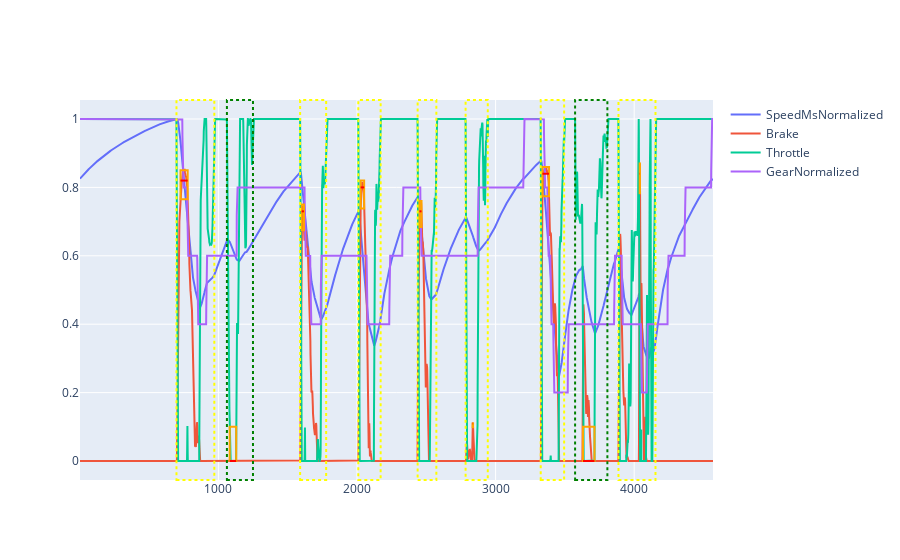

This figure's notebook cell:
### Code cell
def get_average(df, start_i, end_i, column="Brake", max=True):
    search_df = df[start_i:end_i]

    if max:
        high = abs(round(search_df[column].max(), 2))
        low = high * 0.9
        start = search_df[search_df[column] > low].index.min()
        end = search_df[search_df[column] > low].index.max()
        average = search_df[search_df[column] > low][column].mean()
    else:
        low = abs(round(search_df[column].min(), 2))
        high = low * 1.1
        if low <= 0.1:
            high = 0.1
        start = search_df[search_df[column] < high].index.min()
        end = search_df[search_df[column] < high].index.max()
        average = search_df[search_df[column] < high][column].mean()

    if np.isnan(average):
        raise Exception("average is NaN")

    return {
        "high": high,
        "low": low,
        "avg_start": start,
        "avg_end": end,
        "average": round(average, 2),
    }


fig = lap_fig(df)
segments = []
for i in range(0, len(throttle_changes), 2):
    start_i = throttle_changes[i]
    end_i = throttle_changes[i + 1]
    # find the closest number in the brake_idx array

    brake_i = brake_changes[np.abs(brake_changes - start_i).argmin()]
    # how far is the brake_idx from the start_idx
    distance = np.abs(brake_i - start_i)
    segment = {
        "type": "brake",
        "seg_start": start_i,
        "seg_end": end_i,
        "color": "yellow",
    }
    if distance > 20:
        segment["type"] = "throttle"
        segment["color"] = "green"
        # we are not braking in this segment
        segment["start"] = start_i
        segment["end"] = end_i

        avg_data = get_average(df, start_i, end_i, column="Throttle", max=False)
        segment |= avg_data
    else:
        # search back 20 meters to find the start of the brake
        search_start = brake_i - 20
        if search_start < 0:
            search_start = 0
        search_df = df[search_start:brake_i]
        min = search_df["Brake"].min()
        brake_start_i = search_df[search_df["Brake"] == min].index.max()
        segment["start"] = brake_start_i

        search_df = df[brake_start_i:end_i]
        brake_end_i = search_df[search_df["Brake"] > min].index.max()
        segment["end"] = brake_end_i

        # find the max brake value
        avg_data = get_average(df, brake_i, end_i)
        segment |= avg_data

    fig.add_shape(
        type="rect",
        xref="x",
        yref="y",
        x0=df["DistanceRoundTrack"][avg_data["avg_start"]],
        y0=avg_data["low"],
        x1=df["DistanceRoundTrack"][avg_data["avg_end"]],
        y1=avg_data["high"],
        line=dict(color="orange", width=2),
    )

    fig.add_shape(
        type="line",
        xref="x",
        yref="y",
        x0=df["DistanceRoundTrack"][avg_data["avg_start"]],
        y0=avg_data["average"],
        x1=df["DistanceRoundTrack"][avg_data["avg_end"]],
        y1=avg_data["average"],
        line=dict(color="red", width=2),
    )

    fig.add_shape(
        type="rect",
        xref="x",
        yref="paper",
        x0=df["DistanceRoundTrack"][segment["seg_start"]],
        y0=0,
        x1=df["DistanceRoundTrack"][segment["seg_end"]],
        y1=1,
        line=dict(color=segment["color"], width=2, dash="dot"),
    )
    # get lowest gear in this segment
    segment["gear"] = df["Gear"][segment["seg_start"] : segment["seg_end"]].min()
    segment["speed"] = df["SpeedMs"][segment["seg_start"] : segment["seg_end"]].min()
    segments.append(segment)
fig.show()
pd.DataFrame(segments)

### Figure 1 — Plotly figure (JSON) as saved in the notebook; plotly's stock layout.template omitted (floating-point values rounded to 4 significant figures; data arrays with more than 128 entries replaced by an {"elided": "..."} marker saying what was removed)
{"data": [{"marker": {"size": 2}, "name": "SpeedMsNormalized", "type": "scatter", "x": {"elided": "4568 float values"}, "y": {"elided": "4568 float values"}}, {"marker": {"size": 1}, "name": "Brake", "type": "scatter", "x": {"elided": "4568 float values"}, "y": {"elided": "4568 float values"}}, {"marker": {"size": 1}, "name": "Throttle", "type": "scatter", "x": {"elided": "4568 float values"}, "y": {"elided": "4568 float values"}}, {"marker": {"size": 1}, "name": "GearNormalized", "type": "scatter", "x": {"elided": "4568 float values"}, "y": {"elided": "4568 float values"}}], "layout": {"shapes": [{"line": {"color": "orange", "width": 2}, "type": "rect", "x0": 726.3, "x1": 778.3, "xref": "x", "y0": 0.765, "y1": 0.85, "yref": "y"}, {"line": {"color": "red", "width": 2}, "type": "line", "x0": 726.3, "x1": 778.3, "xref": "x", "y0": 0.82, "y1": 0.82, "yref": "y"}, {"line": {"color": "yellow", "dash": "dot", "width": 2}, "type": "rect", "x0": 697.3, "x1": 970.3, "xref": "x", "y0": 0, "y1": 1, "yref": "paper"}, {"line": {"color": "orange", "width": 2}, "type": "rect", "x0": 1081.0, "x1": 1128.0, "xref": "x", "y0": 0, "y1": 0.1, "yref": "y"}, {"line": {"color": "red", "width": 2}, "type": "line", "x0": 1081.0, "x1": 1128.0, "xref": "x", "y0": 0, "y1": 0, "yref": "y"}, {"line": {"color": "green", "dash": "dot", "width": 2}, "type": "rect", "x0": 1061.0, "x1": 1249.0, "xref": "x", "y0": 0, "y1": 1, "yref": "paper"}, {"line": {"color": "orange", "width": 2}, "type": "rect", "x0": 1600.0, "x1": 1617.0, "xref": "x", "y0": 0.675, "y1": 0.75, "yref": "y"}, {"line": {"color": "red", "width": 2}, "type": "line", "x0": 1600.0, "x1": 1617.0, "xref": "x", "y0": 0.73, "y1": 0.73, "yref": "y"}, {"line": {"color": "yellow", "dash": "dot", "width": 2}, "type": "rect", "x0": 1589.0, "x1": 1777.0, "xref": "x", "y0": 0, "y1": 1, "yref": "paper"}, {"line": {"color": "orange", "width": 2}, "type": "rect", "x0": 2026.0, "x1": 2051.0, "xref": "x", "y0": 0.738, "y1": 0.82, "yref": "y"}, {"line": {"color": "red", "width": 2}, "type": "line", "x0": 2026.0, "x1": 2051.0, "xref": "x", "y0": 0.8, "y1": 0.8, "yref": "y"}, {"line": {"color": "yellow", "dash": "dot", "width": 2}, "type": "rect", "x0": 2009.0, "x1": 2170.0, "xref": "x", "y0": 0, "y1": 1, "yref": "paper"}, {"line": {"color": "orange", "width": 2}, "type": "rect", "x0": 2450.0, "x1": 2465.0, "xref": "x", "y0": 0.684, "y1": 0.76, "yref": "y"}, {"line": {"color": "red", "width": 2}, "type": "line", "x0": 2450.0, "x1": 2465.0, "xref": "x", "y0": 0.73, "y1": 0.73, "yref": "y"}, {"line": {"color": "yellow", "dash": "dot", "width": 2}, "type": "rect", "x0": 2437.0, "x1": 2572.0, "xref": "x", "y0": 0, "y1": 1, "yref": "paper"}, {"line": {"color": "orange", "width": 2}, "type": "rect", "x0": 2835.0, "x1": 2838.0, "xref": "x", "y0": 0.099, "y1": 0.11, "yref": "y"}, {"line": {"color": "red", "width": 2}, "type": "line", "x0": 2835.0, "x1": 2838.0, "xref": "x", "y0": 0.11, "y1": 0.11, "yref": "y"}, {"line": {"color": "yellow", "dash": "dot", "width": 2}, "type": "rect", "x0": 2784.0, "x1": 2944.0, "xref": "x", "y0": 0, "y1": 1, "yref": "paper"}, {"line": {"color": "orange", "width": 2}, "type": "rect", "x0": 3338.0, "x1": 3386.0, "xref": "x", "y0": 0.774, "y1": 0.86, "yref": "y"}, {"line": {"color": "red", "width": 2}, "type": "line", "x0": 3338.0, "x1": 3386.0, "xref": "x", "y0": 0.84, "y1": 0.84, "yref": "y"}, {"line": {"color": "yellow", "dash": "dot", "width": 2}, "type": "rect", "x0": 3326.0, "x1": 3495.0, "xref": "x", "y0": 0, "y1": 1, "yref": "paper"}, {"line": {"color": "orange", "width": 2}, "type": "rect", "x0": 3631.0, "x1": 3714.0, "xref": "x", "y0": 0, "y1": 0.1, "yref": "y"}, {"line": {"color": "red", "width": 2}, "type": "line", "x0": 3631.0, "x1": 3714.0, "xref": "x", "y0": 0, "y1": 0, "yref": "y"}, {"line": {"color": "green", "dash": "dot", "width": 2}, "type": "rect", "x0": 3574.0, "x1": 3807.0, "xref": "x", "y0": 0, "y1": 1, "yref": "paper"}, {"line": {"color": "orange", "width": 2}, "type": "rect", "x0": 4040.0, "x1": 4042.0, "xref": "x", "y0": 0.783, "y1": 0.87, "yref": "y"}, {"line": {"color": "red", "width": 2}, "type": "line", "x0": 4040.0, "x1": 4042.0, "xref": "x", "y0": 0.84, "y1": 0.84, "yref": "y"}, {"line": {"color": "yellow", "dash": "dot", "width": 2}, "type": "rect", "x0": 3887.0, "x1": 4154.0, "xref": "x", "y0": 0, "y1": 1, "yref": "paper"}]}}
